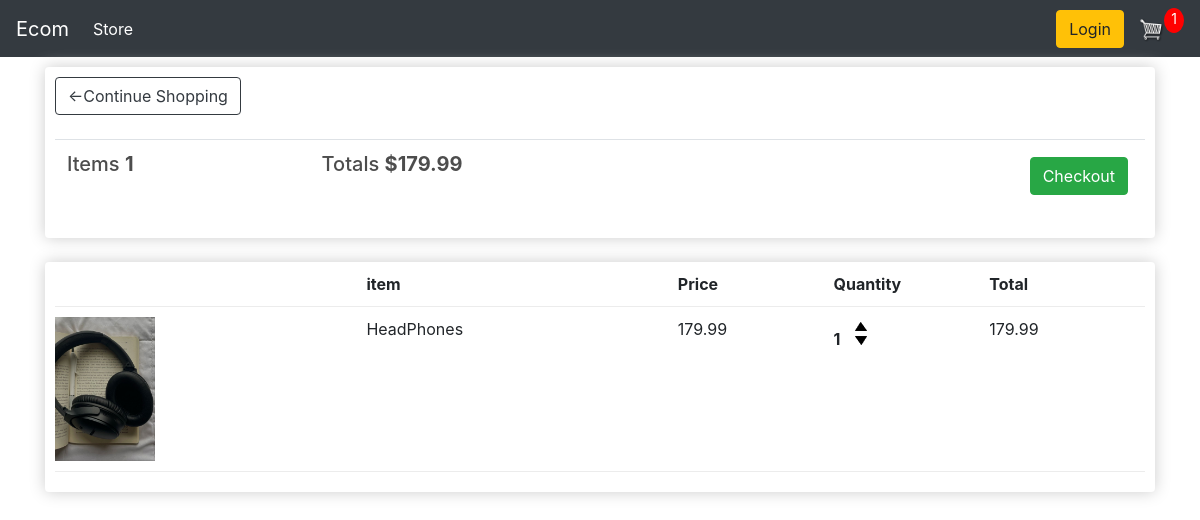
The app's page /cart/ (signed in) with its own data.
### store/models.py (models this page shows, shortened)
class Order(models.Model):
    customer = models.ForeignKey(Customer, on_delete=models.SET_NULL, null=True, blank=True)
    date_ordered = models.DateTimeField(auto_now_add=True)
    complete = models.BooleanField(default=False)
    transaction_id = models.CharField(max_length=100, null=True)
    @property
    def get_cart_total(self):
        orderitems = self.orderitem_set.all()
        total = sum([item.get_total for item in orderitems])
        return total
    @property
    def get_cart_items(self):
        orderitems = self.orderitem_set.all()
        total = sum([item.quantity for item in orderitems])
        return total

class OrderItem(models.Model):
    product = models.ForeignKey(Product, on_delete=models.SET_NULL, null=True)
    order = models.ForeignKey(Order, on_delete=models.SET_NULL, null=True)
    quantity = models.IntegerField(default=0, null=True, blank=True)
    date_added = models.DateTimeField(auto_now_add=True)
    @property
    def get_total(self):
        return self.product.price*self.quantity

class Product(models.Model):
    name = models.CharField(max_length=200,null=True)
    price = models.DecimalField(max_digits=7, decimal_places=2)
    digital = models.BooleanField(default=False,null=True, blank=True)
    image = models.ImageField(null=True, blank=True)
    @property
    def imageURL(self):
        try:
            url = self.image.url
        except:
            url = ''
        return url

### store/views.py (the view)
# urls.py: path('cart/',views.cart,name='cart'),
def cart(request):
    data = cartData(request)
    cartItems = data['cartItems']
    order = data['order']
    items = data['items']
    context = {'items':items, 'order':order, 'cartItems':cartItems,'shipping':False}
    return render(request, 'store/cart.html', context)

### store/utils.py (called while the page is built)
def cartData(request):
     if request.user.is_authenticated:
        customer = request.user.customer
        order, created = Order.objects.get_or_create(customer=customer, complete=False)
        items = order.orderitem_set.all()
        cartItems = order.get_cart_items
     else :
        cookieData = cookieCart(request)
        cartItems = cookieData['cartItems']
        order = cookieData['order']
        items = cookieData['items']
     return {'cartItems':cartItems, 'order':order, 'items':items}

### store/templates/store/cart.html
{% extends 'store/main.html' %}
{% load static %}
{% block content %}
<div class="row">
    <div class="col-lg-12">
<div class="box-element">
<a class="btn btn-outline-dark" href="{% url 'store' %}">&#x2190;Continue Shopping</a>
<br>
<br>
<table class="table">
    <tr>
        <th>
            <h5>Items <strong>{{order.get_cart_items}}</strong></h5>
        </th>
        <th>
            <h5>Totals <strong>${{order.get_cart_total|floatformat:2}}</strong></h5>
        </th>
        <th><a style="float: right; margin: 5px;" class=" btn btn-success href" href="{% url 'checkout' %}">Checkout</a> </th>
    </tr>
</table>
</div>
<br>
<div class="box-element">
    <div class="cart-row">
        <div style="flex:2;"></div>
        <div style="flex:2;"><strong>item</strong></div>
        <div style="flex:1;"><strong>Price</strong></div>
        <div style="flex:1;"><strong>Quantity</strong></div>
        <div style="flex:1;"><strong>Total</strong></div>
    </div>
{% for item in items %}
    <div class="cart-row">
        <div style="flex:2;"><img class="row-image" src="{{item.product.imageURL}}" alt=""> </div>
        <div style="flex:2;">{{item.product.name}}</div>
        <div style="flex:1;">{{item.product.price|floatformat:2}}</div>
        <div style="flex:1;">   <p class="quantity">{{item.quantity}}</p>
       <div class="quantity">
            <img  data-product="{{item.product.id}}" data-action="add" class="chg-quantity update-cart"  src="{% static 'images/arrow-up.png' %}" alt="">
        <img data-product="{{item.product.id}}" data-action="remove"  class="chg-quantity update-cart"  src="{% static 'images/arrow-down.png' %}" alt="">
</div>
        </div>
        <div style="flex:1;">{{item.get_total}}</div>
    </div>
    {% endfor %}
</div>
    </div>
</div>
{% endblock content %}

### static/css/main.css (style rules this page uses)
body { background-color: hsl(0, 0%, 98%); }
h1,h2,h3,h4,h5,h6 { color:hsl(0, 0%, 30%); }
.box-element { box-shadow:hsl(0, 0%, 80%) 0 0 16px; background-color: #fff; border-radius: 4px; padding: 10px; }
.col-lg-4, .col-lg-6, .col-lg-8, .col-lg-12 { margin-top: 10px; }
.btn { border-radius: 0; }
.row-image { width: 100px; }
.cart-row { display: flex; align-items: flex-stretch; padding-bottom: 10px; margin-bottom: 10px; border-bottom: 1px solid #ececec; }
.quantity { display: inline-block; font-weight: 700; padding-right:10px; }
.chg-quantity { width: 12px; cursor: pointer; display: block; margin-top: 5px; transition:.1s; }

### records on screen
Order: get_cart_items "1", get_cart_total "179.99"
OrderItem: product.imageURL (picture), product.name "HeadPhones", product.price "179.99", quantity "1", get_total "179.99"

### other values on screen
{{ cartItems }} "1"
